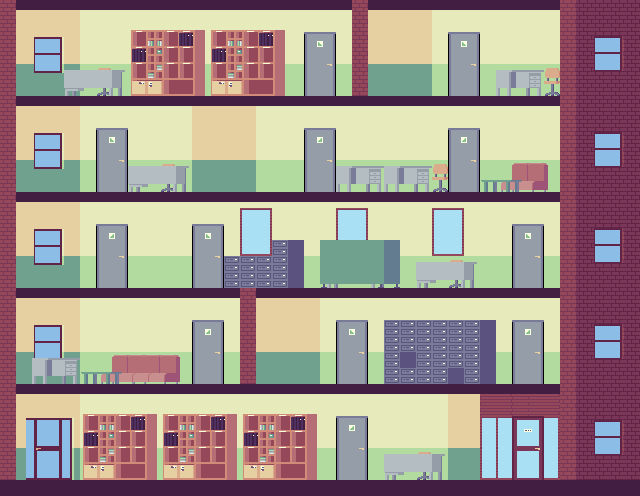

This game map was drawn from its Tiled (.tmx) file and the tilesets committed beside it. A one-line description and the trimmed map source follow:
An orthogonal 40x31 tile map with 16x16 px tiles, 4 tile layers (back, sub-middle, middle, colliders) and 31 objects (7x Pappers, 7x Shredder, 6x DoorUp, 6x DoorDown, 4x Clock, ...).

<map version="1.8" tiledversion="1.8.2" orientation="orthogonal" renderorder="right-down" width="40" height="31" tilewidth="16" tileheight="16" infinite="0" nextlayerid="7" nextobjectid="37">
 <editorsettings>
  <export target="../../public/stage4.json" format="json" />
 </editorsettings>
 <tileset firstgid="1" name="tiles" tilewidth="16" tileheight="16" tilecount="180" columns="6">
  <image source="../../public/tiles.png" width="96" height="480" />
 </tileset>
 <layer id="1" name="back" width="40" height="31">
  <data>[1240 cells, 1180 non-empty, 70 distinct tile ids]</data>
 </layer>
 <layer id="5" name="sub-middle" width="40" height="31">
  <data>[1240 cells, 249 non-empty, 54 distinct tile ids]</data>
 </layer>
 <layer id="4" name="middle" width="40" height="31">
  <data>[1240 cells, 73 non-empty, 28 distinct tile ids]</data>
 </layer>
 <layer id="3" name="colliders" width="40" height="31">
  <data>[1240 cells, 72 non-empty, 1 distinct tile ids]</data>
 </layer>
 <objectgroup id="6" name="objects">
  <object id="4" name="DoorUp" x="192" y="320" width="32" height="64" />
  <object id="5" name="DoorUp" x="512" y="320" width="32" height="64" />
  <object id="6" name="DoorDown" x="512" y="224" width="32" height="64" />
  <object id="7" name="Pappers" x="264" y="54" width="9" height="8" />
  <object id="8" name="Shredder" x="32" y="341" width="16" height="17" />
  <object id="9" name="Pappers" x="184" y="86" width="9" height="8" />
  <object id="10" name="Pappers" x="407" y="54" width="9" height="8" />
  <object id="11" name="Shredder" x="64" y="53" width="16" height="17" />
  <object id="12" name="Shredder" x="384" y="437" width="16" height="17" />
  <object id="13" name="Clock" x="400" y="416" width="16" height="16" />
  <object id="14" name="Clock" x="128" y="320" width="16" height="16" />
  <object id="15" name="DoorDown" x="192" y="224" width="32" height="64" />
  <object id="16" name="DoorUp" x="304" y="128" width="32" height="64" />
  <object id="17" name="DoorDown" x="304" y="32" width="32" height="64" />
  <object id="18" name="Clock" x="512" y="32" width="16" height="16" />
  <object id="19" name="Clock" x="144" y="224" width="16" height="16" />
  <object id="20" name="Pappers" x="455" y="376" width="9" height="8" />
  <object id="21" name="Shredder" x="144" y="149" width="16" height="17" />
  <object id="23" name="Pappers" x="407" y="360" width="9" height="8" />
  <object id="24" name="Pappers" x="169" y="454" width="9" height="8" />
  <object id="25" name="Shredder" x="256" y="239" width="16" height="17" />
  <object id="26" name="Shredder" x="496" y="163" width="16" height="17" />
  <object id="27" name="DoorUp" x="448" y="128" width="32" height="64" />
  <object id="28" name="DoorDown" x="448" y="32" width="32" height="64" />
  <object id="29" name="DoorUp" x="96" y="224" width="32" height="64" />
  <object id="30" name="DoorUp" x="336" y="416" width="32" height="64" />
  <object id="31" name="DoorDown" x="96" y="128" width="32" height="64" />
  <object id="32" name="DoorDown" x="336" y="320" width="32" height="64" />
  <object id="33" name="Shredder" x="416" y="245" width="16" height="17" />
  <object id="35" name="Pappers" x="352" y="158" width="9" height="8" />
  <object id="36" name="Cleaner" x="240" y="176" width="16" height="16" />
 </objectgroup>
</map>